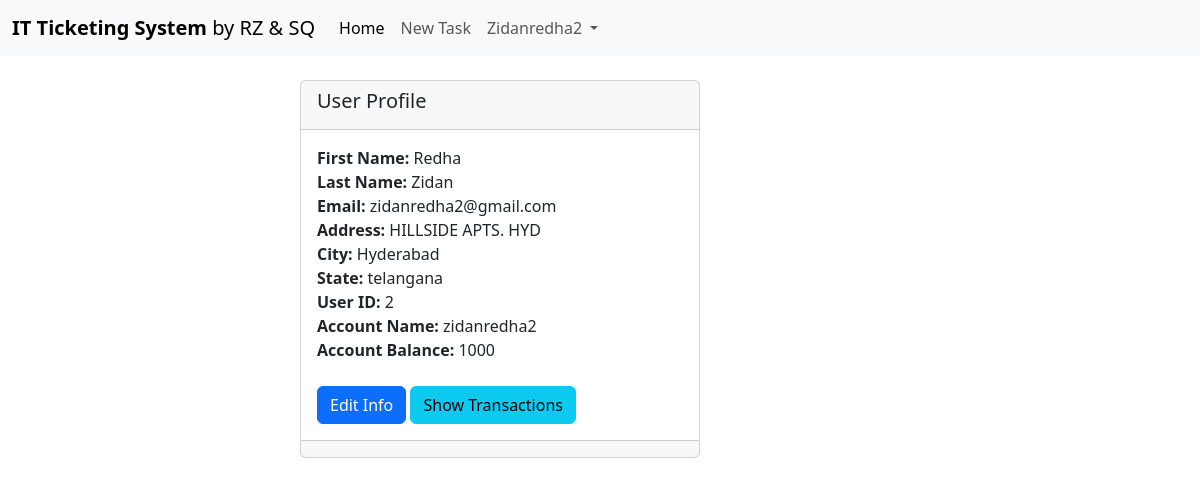
The app's page /profile/ (signed in) with its own data.
### myapp/models.py (models this page shows)
class UserProfile(models.Model):
    user  = models.OneToOneField(User, on_delete=models.CASCADE, null= True)
    Address= models.CharField(max_length=100)
    City = models.CharField(max_length=100)
    State= models.CharField(max_length=100)

class Account(models.Model):
    ACCOUNT_HOLDER = models.OneToOneField(User,  on_delete=models.CASCADE, null=True)
    ACCOUNT_BALANCE= models.IntegerField()

### myapp/views.py (the view)
# urls.py: path('profile/', views.User_Profile, name='profile'),
def User_Profile(request):
    if request.user.is_authenticated:
        user= request.user
        ProfileDatas = UserProfile.objects.filter(user=user)
        AccountDatas = Account.objects.filter(ACCOUNT_HOLDER=user)
        return render(request, 'Userprofile.html', {'AccountDatas': AccountDatas, 'ProfileDatas': ProfileDatas})
    else:
        messages.success(request, 'Please login to view your profile')
        return redirect('login')

### myapp/TEMPLATES/Userprofile.html (shortened to what this page needs)
{%extends 'Base.html' %}
    {%block content%}
    <div class="col-4 offset-3">
        <br>
    <div class="card text">
        <div class="card-header">
          <h5>User Profile</h5>
        </div>
        <div class="card-body">
            {% for ProfileData in ProfileDatas %}
            <strong>First Name: </strong>{{request.user.first_name}}<br>
            <strong>Last Name: </strong>{{request.user.last_name}}<br>
            <strong>Email: </strong>{{request.user.email}}<br>
            <strong>Address: </strong>{{ProfileData.Address}}<br>
            <strong>City: </strong>{{ProfileData.City}}<br>
            <strong>State: </strong>{{ProfileData.State}}<br>
            <strong>User ID: </strong>{{ProfileData.id}}<br>
            {% for AccountData in AccountDatas %}
            <strong>Account Name: </strong>{{AccountData.ACCOUNT_HOLDER}}<br>
            <strong>Account Balance: </strong>{{AccountData.ACCOUNT_BALANCE}}<br>
            {% endfor %}
            <br>
          <a href="{% url 'update_profile' ProfileData.id %}" class="btn btn-primary">Edit Info</a>
          <a href="{% url 'update_profile' ProfileData.id %}" class="btn btn-info">Show Transactions</a>
        </div>
        <div class="card-footer text-body-secondary">
        </div>
      </div>
    {% endfor %}
    </div>
    {%endblock content%}

### myapp/TEMPLATES/Navbar.html (shortened to what this page needs)
<nav class="navbar navbar-expand-lg bg-body-tertiary">
    <div class="container-fluid">
      <a class="navbar-brand" href="{% url 'base' %}"><b>IT Ticketing System</b> by RZ & SQ</a>
      <div class="collapse navbar-collapse" id="navbarSupportedContent">
        <ul class="navbar-nav me-auto mb-2 mb-lg-0">
          {% if request.user.is_authenticated and request.user.is_superuser %}
          <li class="nav-item">
            <a class="nav-link active" aria-current="page" href="{% url 'base' %}">Home</a>
          </li>
          <li class="nav-item">
            <a class="nav-link active" aria-current="page" href="{% url 'mycart' %}">My Tasks</a>
          </li>
          <li class="nav-item">
            <a class="nav-link" href="{% url 'taskdetails' %}">New Task</a>
          </li>
          <li class="nav-item">
            <a class="nav-link" href="{% url 'account' %}">Add Coins</a>
          </li>
          <li class="nav-item dropdown">
            <a class="nav-link dropdown-toggle" href="#" role="button" data-bs-toggle="dropdown" aria-expanded="false">
              {{ request.user.username|capfirst }}
            </a>
            <ul class="dropdown-menu">
              <li><a class="dropdown-item" href="{% url 'profile' %}">Show Profile</a></li>
              <li><a class="dropdown-item" href="{% url 'ChangePassword' %}">Change Password</a></li>
              <li><a class="dropdown-item" href="{% url 'logout' %}">Logout</a></li>
            </ul>
          {% elif request.user.is_authenticated %}
          <li class="nav-item">
            <a class="nav-link active" aria-current="page" href="{% url 'base' %}">Home</a>
          </li>
          <li class="nav-item">
            <a class="nav-link" href="{% url 'taskdetails' %}">New Task</a>
          </li>
          <li class="nav-item dropdown">
            <a class="nav-link dropdown-toggle" href="#" role="button" data-bs-toggle="dropdown" aria-expanded="false">
              {{ request.user.username|capfirst }}
            </a>
          {% endif %}
        </ul>
      </div>
    </div>
  </nav>

### records on screen
UserProfile: Address "HILLSIDE APTS. HYD", City "Hyderabad", State "telangana", id "2"
Account: ACCOUNT_HOLDER "zidanredha2", ACCOUNT_BALANCE "1000"

### other values on screen
{{ request.user.username|capfirst }} "Zidanredha2"
{{ request.user.first_name }} "Redha"
{{ request.user.last_name }} "Zidan"
{{ request.user.email }} "zidanredha2@gmail.com"
